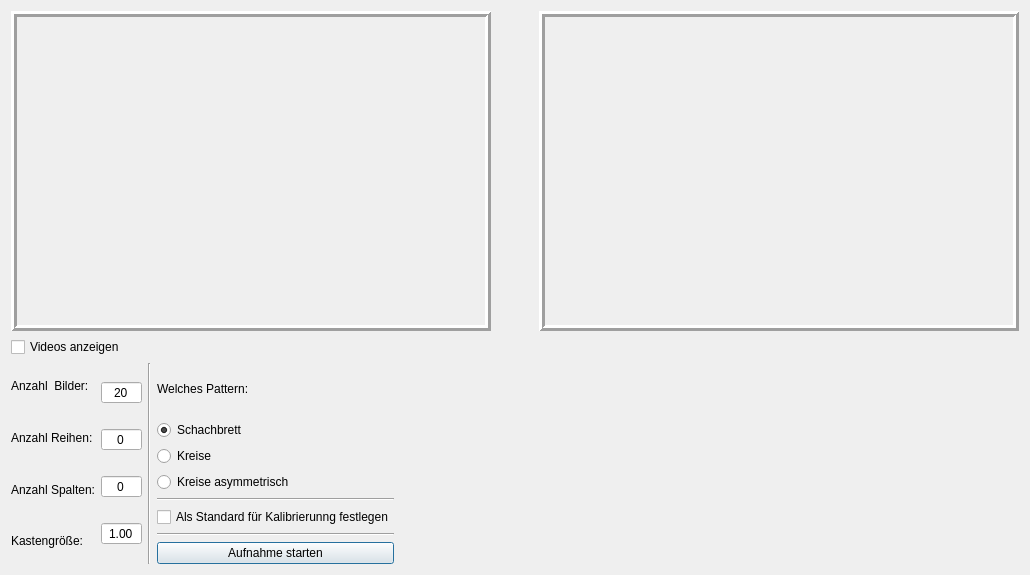
<ui version="4.0">
 <class>ImageSetView</class>
 <widget name="ImageSetView" class="QDialog">
  <property name="geometry">
   <rect>
    <x>0</x>
    <y>0</y>
    <width>1030</width>
    <height>575</height>
   </rect>
  </property>
  <property name="minimumSize">
   <size>
    <width>1030</width>
    <height>575</height>
   </size>
  </property>
  <property name="maximumSize">
   <size>
    <width>1030</width>
    <height>575</height>
   </size>
  </property>
  <property name="windowTitle">
   <string>Image Set erstellen</string>
  </property>
  <layout class="QGridLayout" name="gridLayout">
   <item row="0" column="0">
    <layout class="QVBoxLayout" name="verticalLayout_9">
     <item>
      <layout class="QHBoxLayout" name="horizontalLayout_2">
       <item>
        <widget class="QLabel" name="videoLabelLeft">
         <property name="minimumSize">
          <size>
           <width>480</width>
           <height>320</height>
          </size>
         </property>
         <property name="maximumSize">
          <size>
           <width>480</width>
           <height>320</height>
          </size>
         </property>
         <property name="autoFillBackground">
          <bool>true</bool>
         </property>
         <property name="frameShape">
          <enum>QFrame::Box</enum>
         </property>
         <property name="frameShadow">
          <enum>QFrame::Raised</enum>
         </property>
         <property name="lineWidth">
          <number>3</number>
         </property>
         <property name="text">
          <string/>
         </property>
        </widget>
       </item>
       <item>
        <spacer name="horizontalSpacer">
         <property name="orientation">
          <enum>Qt::Horizontal</enum>
         </property>
         <property name="sizeHint" stdset="0">
          <size>
           <width>40</width>
           <height>20</height>
          </size>
         </property>
        </spacer>
       </item>
       <item>
        <widget class="QLabel" name="videoLabelRight">
         <property name="minimumSize">
          <size>
           <width>480</width>
           <height>320</height>
          </size>
         </property>
         <property name="maximumSize">
          <size>
           <width>480</width>
           <height>320</height>
          </size>
         </property>
         <property name="autoFillBackground">
          <bool>true</bool>
         </property>
         <property name="frameShape">
          <enum>QFrame::Box</enum>
         </property>
         <property name="frameShadow">
          <enum>QFrame::Raised</enum>
         </property>
         <property name="lineWidth">
          <number>3</number>
         </property>
         <property name="text">
          <string/>
         </property>
        </widget>
       </item>
      </layout>
     </item>
     <item>
      <widget class="QCheckBox" name="showVideosCheckBox">
       <property name="text">
        <string>Videos anzeigen</string>
       </property>
       <property name="checked">
        <bool>false</bool>
       </property>
      </widget>
     </item>
     <item>
      <layout class="QHBoxLayout" name="horizontalLayout_5">
       <item>
        <layout class="QHBoxLayout" name="horizontalLayout_7">
         <item>
          <layout class="QVBoxLayout" name="verticalLayout_4">
           <item>
            <widget class="QLabel" name="numberImages_label">
             <property name="text">
              <string>Anzahl  Bilder:</string>
             </property>
             <property name="buddy">
              <cstring>numberImages_spinBox</cstring>
             </property>
            </widget>
           </item>
           <item>
            <widget class="QLabel" name="rows_label">
             <property name="frameShape">
              <enum>QFrame::NoFrame</enum>
             </property>
             <property name="frameShadow">
              <enum>QFrame::Plain</enum>
             </property>
             <property name="lineWidth">
              <number>1</number>
             </property>
             <property name="midLineWidth">
              <number>0</number>
             </property>
             <property name="text">
              <string>Anzahl Reihen:</string>
             </property>
             <property name="buddy">
              <cstring>rows_spinBox</cstring>
             </property>
            </widget>
           </item>
           <item>
            <widget class="QLabel" name="columns_label">
             <property name="text">
              <string>Anzahl Spalten:</string>
             </property>
             <property name="buddy">
              <cstring>columns_spinBox</cstring>
             </property>
            </widget>
           </item>
           <item>
            <widget class="QLabel" name="squareSize_label">
             <property name="text">
              <string>Kastengröße:</string>
             </property>
             <property name="buddy">
              <cstring>squareSize_SpinBox</cstring>
             </property>
            </widget>
           </item>
          </layout>
         </item>
         <item>
          <layout class="QVBoxLayout" name="verticalLayout_5">
           <item>
            <widget class="QSpinBox" name="numberImages_spinBox">
             <property name="alignment">
              <set>Qt::AlignCenter</set>
             </property>
             <property name="buttonSymbols">
              <enum>QAbstractSpinBox::NoButtons</enum>
             </property>
             <property name="minimum">
              <number>10</number>
             </property>
             <property name="maximum">
              <number>50</number>
             </property>
             <property name="value">
              <number>20</number>
             </property>
            </widget>
           </item>
           <item>
            <widget class="QSpinBox" name="rows_spinBox">
             <property name="alignment">
              <set>Qt::AlignCenter</set>
             </property>
             <property name="buttonSymbols">
              <enum>QAbstractSpinBox::NoButtons</enum>
             </property>
             <property name="maximum">
              <number>20</number>
             </property>
            </widget>
           </item>
           <item>
            <widget class="QSpinBox" name="columns_spinBox">
             <property name="alignment">
              <set>Qt::AlignCenter</set>
             </property>
             <property name="buttonSymbols">
              <enum>QAbstractSpinBox::NoButtons</enum>
             </property>
             <property name="maximum">
              <number>20</number>
             </property>
            </widget>
           </item>
           <item>
            <widget class="QDoubleSpinBox" name="squareSize_SpinBox">
             <property name="alignment">
              <set>Qt::AlignCenter</set>
             </property>
             <property name="buttonSymbols">
              <enum>QAbstractSpinBox::NoButtons</enum>
             </property>
             <property name="minimum">
              <double>1.000000000000000</double>
             </property>
             <property name="maximum">
              <double>99.000000000000000</double>
             </property>
            </widget>
           </item>
          </layout>
         </item>
        </layout>
       </item>
       <item>
        <widget class="Line" name="line_3">
         <property name="orientation">
          <enum>Qt::Vertical</enum>
         </property>
        </widget>
       </item>
       <item>
        <layout class="QVBoxLayout" name="verticalLayout_6">
         <item>
          <layout class="QVBoxLayout" name="verticalLayout_7">
           <item>
            <widget class="QLabel" name="pattern_label">
             <property name="text">
              <string>Welches Pattern:</string>
             </property>
            </widget>
           </item>
           <item>
            <widget class="QRadioButton" name="chessboard_radioButton">
             <property name="text">
              <string>Schachbrett</string>
             </property>
             <property name="checked">
              <bool>true</bool>
             </property>
            </widget>
           </item>
           <item>
            <widget class="QRadioButton" name="circle_radioButton">
             <property name="text">
              <string>Kreise</string>
             </property>
            </widget>
           </item>
           <item>
            <widget class="QRadioButton" name="asymCircles_radioButton">
             <property name="text">
              <string>Kreise asymmetrisch</string>
             </property>
            </widget>
           </item>
          </layout>
         </item>
         <item>
          <widget class="Line" name="line">
           <property name="orientation">
            <enum>Qt::Horizontal</enum>
           </property>
          </widget>
         </item>
         <item>
          <widget class="QCheckBox" name="setImageSet_checkBox">
           <property name="text">
            <string>Als Standard für Kalibrierunng festlegen</string>
           </property>
          </widget>
         </item>
         <item>
          <widget class="Line" name="line_2">
           <property name="orientation">
            <enum>Qt::Horizontal</enum>
           </property>
          </widget>
         </item>
         <item>
          <widget class="QPushButton" name="imageSetRecord_button">
           <property name="text">
            <string>Aufnahme starten</string>
           </property>
          </widget>
         </item>
        </layout>
       </item>
       <item>
        <spacer name="horizontalSpacer_9">
         <property name="orientation">
          <enum>Qt::Horizontal</enum>
         </property>
         <property name="sizeHint" stdset="0">
          <size>
           <width>40</width>
           <height>20</height>
          </size>
         </property>
        </spacer>
       </item>
      </layout>
     </item>
    </layout>
   </item>
  </layout>
 </widget>
 <resources/>
 <connections/>
</ui>
